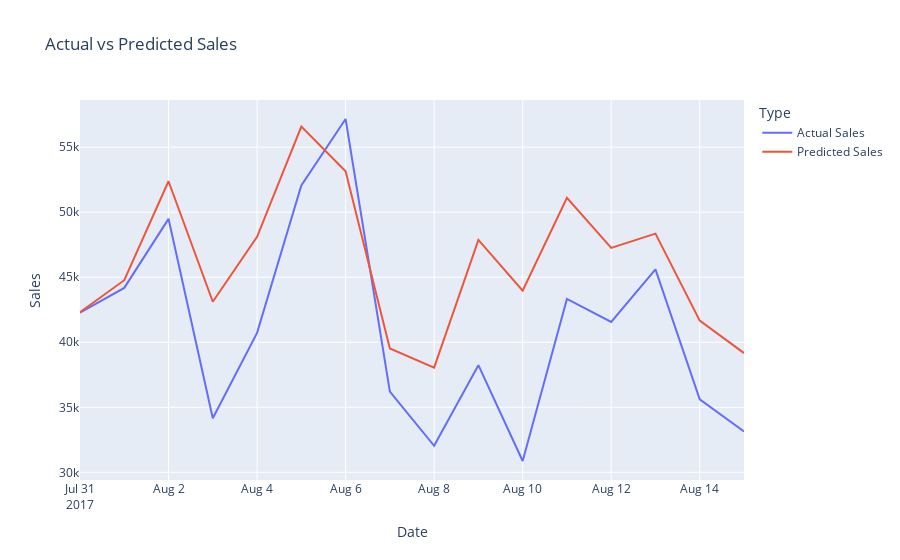

Notebook cell for this chart:
### Code cell
# Create a DataFrame for plotting
plot_data = pd.DataFrame({
    'Date': test_data3['date'],
    'Actual Sales': test_data3['sales'],
    'Predicted Sales': predicted_values
})


# Plot using plotly.express
fig = px.line(plot_data, x='Date', y=['Actual Sales', 'Predicted Sales'],
              title='Actual vs Predicted Sales',
              labels={'value': 'Sales', 'variable': 'Type'},
              line_shape='linear', render_mode='svg')


# Show the plot
fig.show()

### Figure 1 — Plotly figure (JSON) as saved in the notebook; plotly's stock layout.template omitted (floating-point values rounded to 4 significant figures)
{"data": [{"hovertemplate": "Type=Actual Sales<br>Date=%{x}<br>Sales=%{y}<extra></extra>", "legendgroup": "Actual Sales", "line": {"color": "#636efa", "dash": "solid", "shape": "linear"}, "marker": {"symbol": "circle"}, "mode": "lines", "name": "Actual Sales", "orientation": "v", "showlegend": true, "type": "scatter", "x": ["2017-07-31T00:00:00", "2017-08-01T00:00:00", "2017-08-02T00:00:00", "2017-08-03T00:00:00", "2017-08-04T00:00:00", "2017-08-05T00:00:00", "2017-08-06T00:00:00", "2017-08-07T00:00:00", "2017-08-08T00:00:00", "2017-08-09T00:00:00", "2017-08-10T00:00:00", "2017-08-11T00:00:00", "2017-08-12T00:00:00", "2017-08-13T00:00:00", "2017-08-14T00:00:00", "2017-08-15T00:00:00"], "xaxis": "x", "y": [42280.0, 44180.0, 49490.0, 34160.0, 40720.0, 52050.0, 57170.0, 36210.0, 32040.0, 38240.0, 30870.0, 43330.0, 41560.0, 45600.0, 35620.0, 33140.0], "yaxis": "y"}, {"hovertemplate": "Type=Predicted Sales<br>Date=%{x}<br>Sales=%{y}<extra></extra>", "legendgroup": "Predicted Sales", "line": {"color": "#EF553B", "dash": "solid", "shape": "linear"}, "marker": {"symbol": "circle"}, "mode": "lines", "name": "Predicted Sales", "orientation": "v", "showlegend": true, "type": "scatter", "x": ["2017-07-31T00:00:00", "2017-08-01T00:00:00", "2017-08-02T00:00:00", "2017-08-03T00:00:00", "2017-08-04T00:00:00", "2017-08-05T00:00:00", "2017-08-06T00:00:00", "2017-08-07T00:00:00", "2017-08-08T00:00:00", "2017-08-09T00:00:00", "2017-08-10T00:00:00", "2017-08-11T00:00:00", "2017-08-12T00:00:00", "2017-08-13T00:00:00", "2017-08-14T00:00:00", "2017-08-15T00:00:00"], "xaxis": "x", "y": [42320.0, 44770.0, 52380.0, 43110.0, 48110.0, 56580.0, 53150.0, 39530.0, 38050.0, 47870.0, 43970.0, 51110.0, 47260.0, 48350.0, 41660.0, 39170.0], "yaxis": "y"}], "layout": {"legend": {"title": {"text": "Type"}, "tracegroupgap": 0}, "title": {"text": "Actual vs Predicted Sales"}, "xaxis": {"anchor": "y", "domain": [0, 1], "title": {"text": "Date"}}, "yaxis": {"anchor": "x", "domain": [0, 1], "title": {"text": "Sales"}}}}
